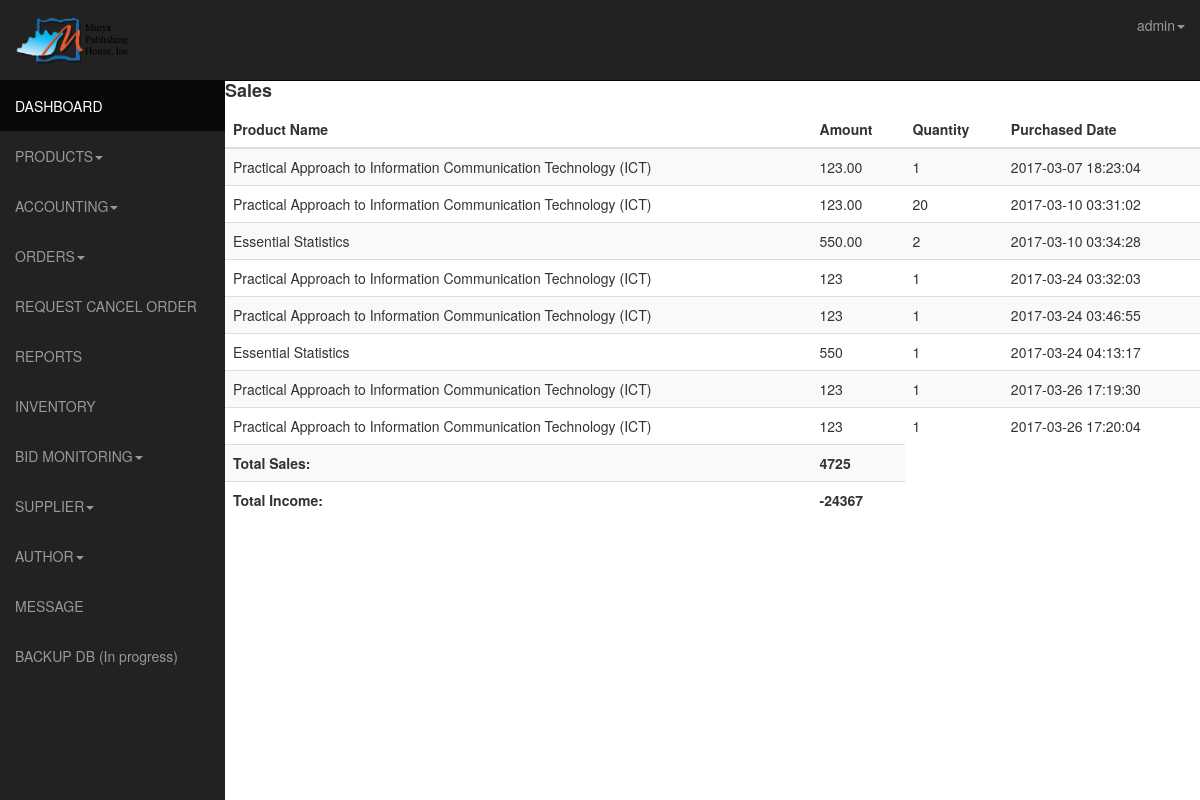
The app's page /admin/sales.php (signed in) with its own data.
### tables this page shows
CREATE TABLE IF NOT EXISTS `transactions` (
  `id` int(11) NOT NULL AUTO_INCREMENT,
  `user_id` int(11) NOT NULL,
  `product_id_array` varchar(255) NOT NULL,
  `payer_email` varchar(255) NOT NULL,
  `first_name` varchar(255) NOT NULL,
  `last_name` varchar(255) NOT NULL,
  `month` varchar(4) NOT NULL,
  `day` varchar(4) NOT NULL,
  `year` varchar(4) NOT NULL,
  `payment_date` timestamp NOT NULL DEFAULT CURRENT_TIMESTAMP ON UPDATE CURRENT_TIMESTAMP,
  `mc_gross` varchar(255) NOT NULL,
  `payment_currency` varchar(255) NOT NULL,
  `receiver_email` varchar(255) NOT NULL,
  `payment_type` varchar(255) NOT NULL,
  `payment_status` varchar(255) NOT NULL,
  `txn_type` varchar(255) NOT NULL,
  `payer_status` varchar(255) NOT NULL,
  `address_street` varchar(255) NOT NULL,
  `address_city` varchar(255) NOT NULL,
  `address_state` varchar(255) NOT NULL,
  `address_zip` varchar(255) NOT NULL,
  `address_country` varchar(255) NOT NULL,
  `address_status` varchar(255) NOT NULL,
  `notify_version` varchar(255) NOT NULL,
  `verify_sign` varchar(255) NOT NULL,
  `payer_id` varchar(255) NOT NULL,
  `mc_currency` varchar(255) NOT NULL,
  `mc_fee` varchar(255) NOT NULL,
  `txn_id` varchar(255) NOT NULL,
  `qty` int(11) NOT NULL,
  PRIMARY KEY (`id`)
);

CREATE TABLE IF NOT EXISTS `products` (
  `id` int(11) NOT NULL AUTO_INCREMENT,
  `author_id` int(11) NOT NULL,
  `product_name` varchar(255) NOT NULL,
  `price` varchar(16) NOT NULL,
  `details` text NOT NULL,
  `stock` int(11) NOT NULL,
  `category` varchar(16) NOT NULL,
  `sub_category` varchar(50) NOT NULL,
  `status` varchar(50) NOT NULL,
  `timestamp` varchar(10) NOT NULL,
  `date_added` date NOT NULL,
  `ext` varchar(4) NOT NULL,
  PRIMARY KEY (`id`)
);

### admin/sales.php (the view, shortened to what this page needs)
<!DOCTYPE html>
<html lang="en">
  <head>
    <link href="css/bootstrap.css" rel="stylesheet">
    <link href="css/sb-admin.css" rel="stylesheet">-->
    <link rel="stylesheet" href="css/morris-0.4.3.min.css">
  </head>
  <body>
    <div id="wrapper">
      <nav class="navbar navbar-inverse  navbar-fixed-top" role="navigation">
      <?php include 'template/sidebar.php';?>
    <?php include 'template/top.php';?>
    </nav>
    <div class="table-responsive">
    <h4><b>Sales</b></h4>
      <table class="table table-striped">
        <thead>
		<th>Product Name</th>
		<th>Amount</th>
		<th>Quantity</th>
		<th>Purchased Date</th>
	</thead>
	<tbody>
		<?php
		$sql = mysql_query("SELECT products.id, products.product_name, transactions.mc_fee, transactions.qty, transactions.payment_date FROM transactions INNER JOIN products ON products.id = transactions.product_id_array");
		$requestCount = mysql_num_rows($sql);
		if ($requestCount > 0) {
		     while ($row = mysql_fetch_array($sql)) {
		     $name = $row['product_name'];
		     $amount = $row['mc_fee'];
		     $quantity = $row['qty'];
		     $date = $row['payment_date'];
		      echo "
		        <tr>
		          <td>$name</td>
		          <td>$amount</td>
		          <td>$quantity </td>
		          <td>$date</td>
		        </tr>
		      ";
		     }
		  }
	 	$sql = mysql_query("SELECT sum(mc_gross) FROM transactions");
		$requestCount = mysql_num_rows($sql);
		if ($requestCount > 0) {
		     while ($row = mysql_fetch_array($sql)) {
		     $totalamount = $row['sum(mc_gross)'];
		      echo "
		        <tr>
		          <td><b>Total Sales:</b></td>
		          <td><b>$totalamount</b></td>
		        </tr>
		      ";
		  }
		}
	 	$sql = mysql_query("SELECT SUM( transactions.mc_gross ) - SUM( expenses.amount ) AS total_income FROM transactions JOIN expenses");
		$requestCount = mysql_num_rows($sql);
		if ($requestCount > 0) {
		     while ($row = mysql_fetch_array($sql)) {
		     $totalincome = $row['total_income'];
		      echo "
		        <tr>
		          <td><b>Total Income:</b></td>
		          <td><b>$totalincome</b></td>
		        </tr>
		      ";
		  }
		}
	  ?>
	</tbody>
      </table>
    </div>
    </div>
    </body>
    </html>

### admin/template/top.php (shortened to what this page needs)
<ul class="nav navbar-nav navbar-right navbar-user">
           <li class="dropdown user-dropdown">
             <a href="#" class="dropdown-toggle" data-toggle="dropdown"><i class="fa fa-user"></i><?php echo $username?><b class="caret"></b></a>
           </li>
         </ul>
       </div>

### admin/css/sb-admin.css (style rules this page uses)
body { margin-top: 50px; }
#wrapper { padding-left: 0; }
@media (min-width:768px) { #wrapper { padding-left: 225px; } }

### records on screen
transactions: products.product_name "Practical Approach to Information Communication Technology (ICT)", mc_fee "123.00", qty "1", payment_date "2017-03-07 18:23:04"
transactions: products.product_name "Practical Approach to Information Communication Technology (ICT)", mc_fee "123.00", qty "20", payment_date "2017-03-10 03:31:02"
transactions: products.product_name "Essential Statistics", mc_fee "550.00", qty "2", payment_date "2017-03-10 03:34:28"
transactions: products.product_name "Practical Approach to Information Communication Technology (ICT)", mc_fee "123", qty "1", payment_date "2017-03-24 03:32:03"
transactions: products.product_name "Practical Approach to Information Communication Technology (ICT)", mc_fee "123", qty "1", payment_date "2017-03-24 03:46:55"
transactions: products.product_name "Essential Statistics", mc_fee "550", qty "1", payment_date "2017-03-24 04:13:17"
transactions: products.product_name "Practical Approach to Information Communication Technology (ICT)", mc_fee "123", qty "1", payment_date "2017-03-26 17:19:30"
transactions: products.product_name "Practical Approach to Information Communication Technology (ICT)", mc_fee "123", qty "1", payment_date "2017-03-26 17:20:04"

### other values on screen
$username "admin"
$totalamount "4725"
$totalincome "-24367"
